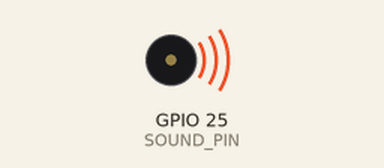
This sketch was run on a simulated ESP32. On the bench: buzzer (waves = sounding).

Above: at 1.0 s.
At 5.0 s:
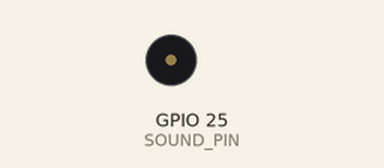
Timing chart, 0 to 6.7 s (numbered marks = the images above):
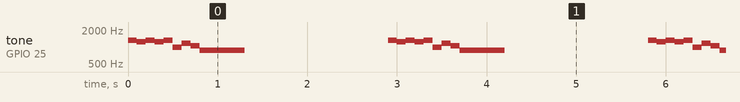

The sketch:

passive_buzzer.ino
```cpp
/******************************************
 *Website: www.elegoo.com
 *
 *Time:2018.1.23
 *
 ******************************************/

#include "pitches.h"
#define SOUND_PIN 25

// notes in the melody:
int melody[] =
  {
  NOTE_E6, NOTE_DS6, NOTE_E6, NOTE_DS6, NOTE_E6, NOTE_B5, NOTE_D6, NOTE_C6, NOTE_A5
  };
int duration = 500;  // 500 miliseconds

void setup() {

}

void loop() {
  for (int thisNote = 0; thisNote < 9; thisNote++) {
    // pin8 output the voice, every scale is 0.5 sencond
    tone(SOUND_PIN, melody[thisNote], duration);

    // Output the voice after several minutes
    delay(100);
  }

  // restart after two seconds
  delay(2000);
}

// // Define pin for buzzer
// const int buzzerPin = 25; // you can change this to any free GPIO pin

// void setup() {
//   // Setup PWM for the buzzer
//   ledcSetup(0, 2000, 8);  // Channel 0, 2000 Hz frequency, 8-bit resolution
//   ledcAttachPin(buzzerPin, 0); // Attach buzzerPin to channel 0
// }

// void loop() {
//   // Play tone
//   ledcWrite(0, 128); // 50% duty cycle (range 0-255)

//   delay(500); // sound for 500 ms

//   // Stop tone
//   ledcWrite(0, 0); // 0% duty cycle (silent)

//   delay(500); // silent for 500 ms
// }
```

Measured:
- by itself, tone on GPIO 25 (SOUND_PIN): repeats every 2.9 s: 2 × (1245 Hz 0.10 s, 1319 Hz 0.10 s), 988 Hz 0.10 s, 1175 Hz 0.10 s, 1047 Hz 0.10 s, 880 Hz 0.50 s, silent 1.6 s, 1319 Hz 0.10 s
